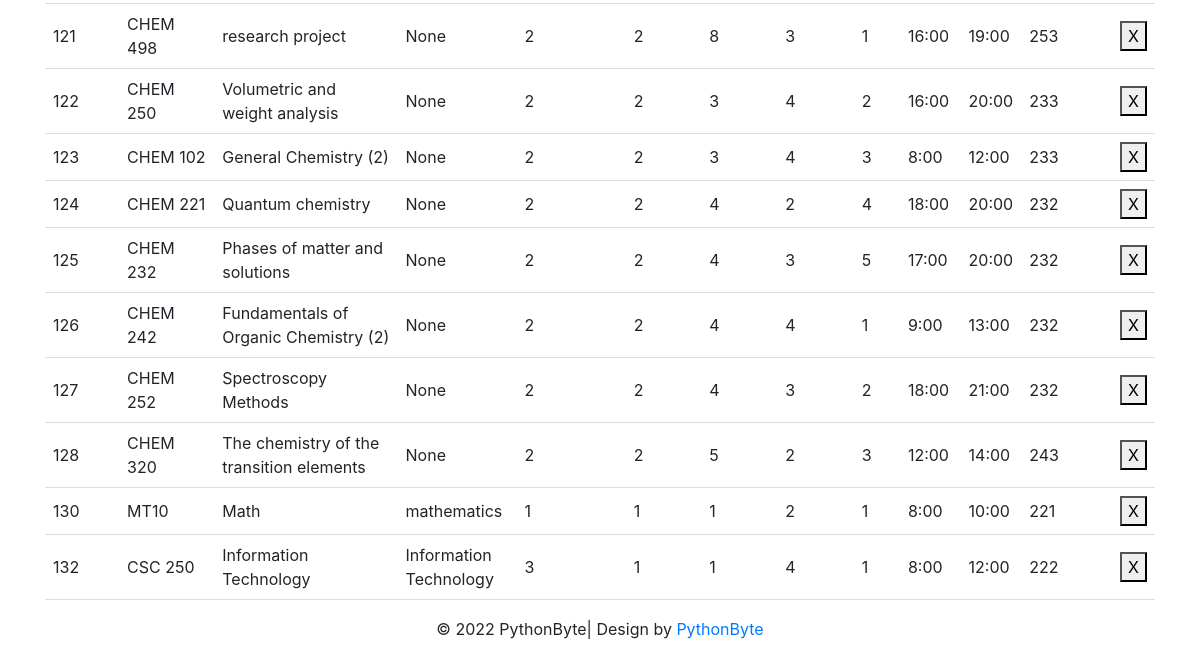
The app's page /del_course (lower part), older data.
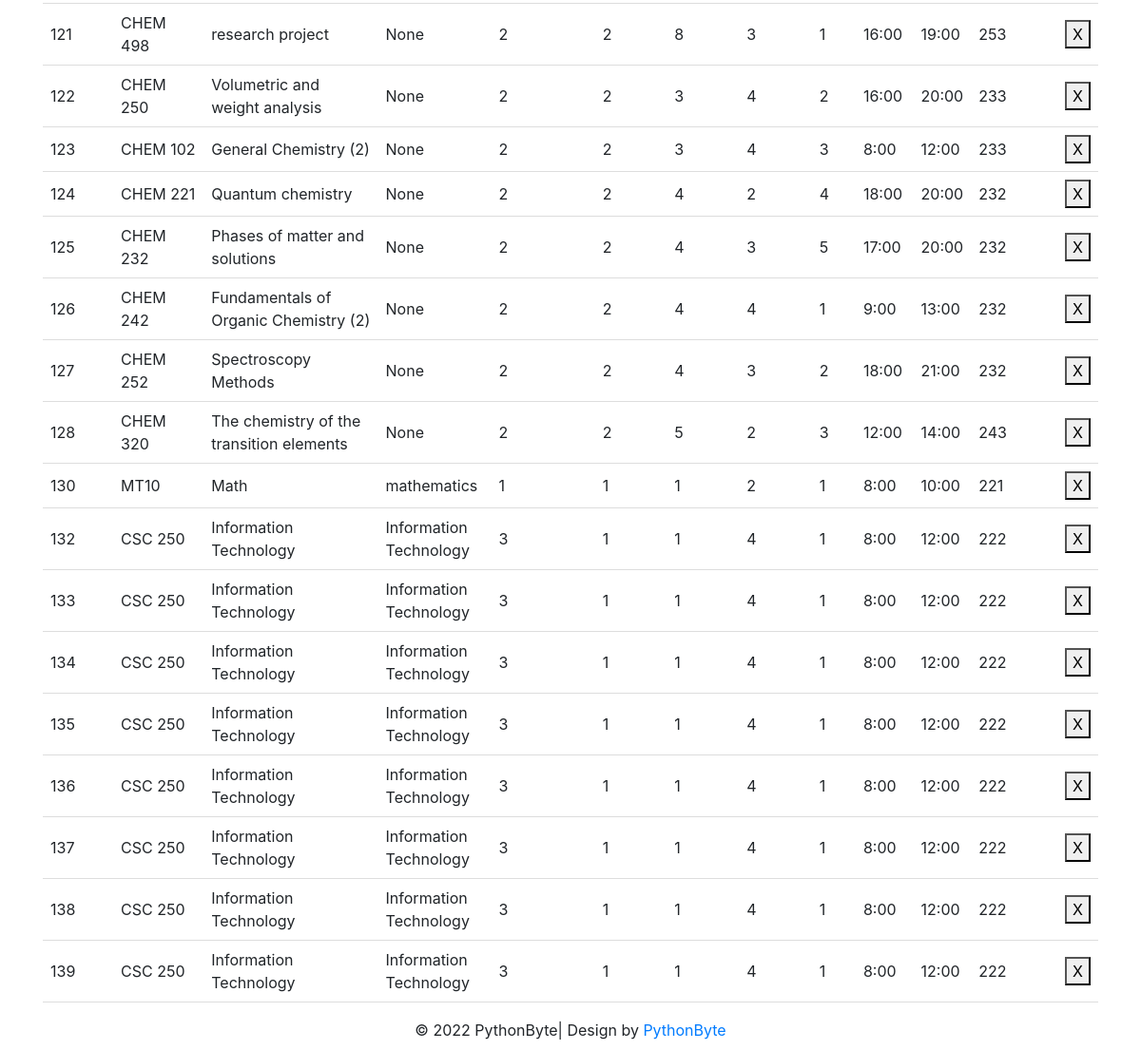
The same page, newer data.
### tables this page shows
CREATE TABLE course (course_id INTEGER NOT NULL PRIMARY KEY AUTOINCREMENT UNIQUE, course_name [nchar] (10), course_descr [nchar] (10), course_code [nchar] (10), dep_id [int], plan_id [int], level_id [int], credit INTEGER, Day_id REFERENCES Day (Day_id), fromT TIME, toT TIME, loc_id INTEGER, SEM INTEGER DEFAULT (223), lec_id INTEGER);

### add_course.py (the view, shortened to what this page needs)
@add_course.route("/del_course",methods = ["POST","GET"])
def del_course():
    if request.method=='GET':
        con = sqlite3.connect("instance/db.sqlite")
        cur = con.cursor()
        cur.execute("SELECT * FROM courses_view")
        data6 = cur.fetchall()
        cur.execute("SELECT * FROM dep")
        Department = cur.fetchall()
        cur.execute("SELECT * FROM Day")
        Day = cur.fetchall()
        cur.execute("SELECT * FROM Time_list")
        From = cur.fetchall()
        cur.execute("SELECT * FROM Time_list")
        To = cur.fetchall()
        cur.execute("SELECT * FROM Semester")
        Semester = cur.fetchall()
        return render_template('add_course.html',data6=data6,Department=Department,Day=Day,Form=From,To=To,Semester=Semester)
    return render_template("add_course.html",data6=data6,Department=Department,Day=Day,Form=From,To=To,Semester=Semester)

### templates/add_course.html (shortened to what this page needs)
{% extends "base.html" %}
{% block content %}
 <form method="post" action="/del_course">
    <table id="table_to_highlight" style="width:100%">
          <tbody>
           {% for row in data6 %}
                  <tr>
                      <td>{{row[0]}}</td>
                      <td>{{row[1]}}</td>
                      <td>{{row[2]}}</td>
                      <td>{{row[3]}}</td>
                      <td>{{row[4]}}</td>
                      <td>{{row[5]}}</td>
                      <td>{{row[6]}}</td>
                      <td>{{row[7]}}</td>
                      <td>{{row[8]}}</td>
                      <td>{{row[9]}}</td>
                      <td>{{row[10]}}</td>
                      <td>{{row[11]}}</td>
                      <td><button class="bi bi-plus" type="submit" value="{{ row[0] }}" name="CourseID">X</button></td>
                  </tr>
              {% endfor %}
          </tbody>
      </table>
 </form>
{% endblock %}

Row changes from the older to the newer data that the page shows:
added course: course_id "133", course_code "CSC 250", course_name "Information Technology", course_descr "Information Technology", dep "3", plan "1", level "1", credit "4", Day "1", fromT "8:00", toT "12:00", SEM "222"
added course: course_id "134", course_code "CSC 250", course_name "Information Technology", course_descr "Information Technology", dep "3", plan "1", level "1", credit "4", Day "1", fromT "8:00", toT "12:00", SEM "222"
added course: course_id "135", course_code "CSC 250", course_name "Information Technology", course_descr "Information Technology", dep "3", plan "1", level "1", credit "4", Day "1", fromT "8:00", toT "12:00", SEM "222"
added course: course_id "136", course_code "CSC 250", course_name "Information Technology", course_descr "Information Technology", dep "3", plan "1", level "1", credit "4", Day "1", fromT "8:00", toT "12:00", SEM "222"
added course: course_id "137", course_code "CSC 250", course_name "Information Technology", course_descr "Information Technology", dep "3", plan "1", level "1", credit "4", Day "1", fromT "8:00", toT "12:00", SEM "222"
added course: course_id "138", course_code "CSC 250", course_name "Information Technology", course_descr "Information Technology", dep "3", plan "1", level "1", credit "4", Day "1", fromT "8:00", toT "12:00", SEM "222"
added course: course_id "139", course_code "CSC 250", course_name "Information Technology", course_descr "Information Technology", dep "3", plan "1", level "1", credit "4", Day "1", fromT "8:00", toT "12:00", SEM "222"
